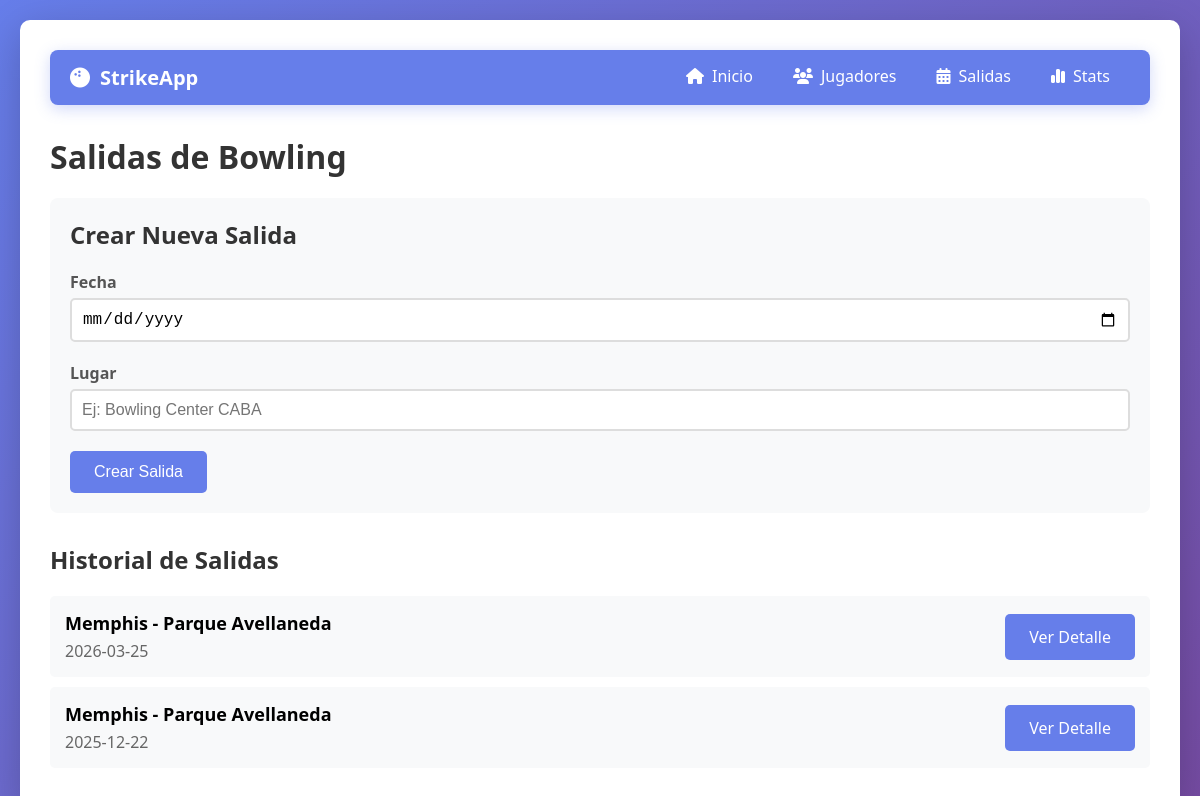
/outings, run on the app's committed database.
### tables this page shows
CREATE TABLE outings (
            id INTEGER PRIMARY KEY AUTOINCREMENT,
            date TEXT NOT NULL,
            location TEXT NOT NULL,
            created_at TIMESTAMP DEFAULT CURRENT_TIMESTAMP
        );

### bowling_app.py (the view)
@app.route('/outings', methods=['GET', 'POST'])
def outings():
    conn = get_db()
    cursor = conn.cursor()
    if request.method == 'POST':
        date = request.form.get('date', '').strip()
        location = request.form.get('location', '').strip()
        if date and location:
            cursor.execute('INSERT INTO outings (date, location) VALUES (?, ?)', (date, location))
            conn.commit()
    cursor.execute('SELECT * FROM outings ORDER BY date DESC')
    outings_list = cursor.fetchall()
    conn.close()
    return render_template('outings.html', outings=outings_list)

### bowling_app.py (called while the page is built)
def get_db():
    conn = sqlite3.connect(DATABASE)
    conn.row_factory = sqlite3.Row
    return conn

### templates/outings.html (shortened to what this page needs)
{% extends "base.html" %}
{% block content %}
<h1>Salidas de Bowling</h1>
<div style="background: #f8f9fa; padding: 20px; border-radius: 8px; margin-bottom: 30px;">
    <h2 style="margin-bottom: 20px;">Crear Nueva Salida</h2>
    <form method="POST" action="/outings">
        <div class="form-group">
            <label for="date">Fecha</label>
            <input type="date" id="date" name="date" required>
        </div>
        <div class="form-group">
            <label for="location">Lugar</label>
            <input type="text" id="location" name="location" required placeholder="Ej: Bowling Center CABA">
        </div>
        <button type="submit">Crear Salida</button>
    </form>
</div>
<h2>Historial de Salidas</h2>
{% if outings %}
    <div>
        {% for outing in outings %}
        <div class="list-item">
            <div>
                <div style="font-weight: 600; font-size: 18px; margin-bottom: 5px;">{{ outing.location }}</div>
                <div style="color: #666;">{{ outing.date }}</div>
            </div>
            <a href="/outing/{{ outing.id }}" class="btn">Ver Detalle</a>
        </div>
        {% endfor %}
    </div>
{% else %}
    <p style="color: #666; font-style: italic;">No hay salidas registradas aún.</p>
{% endif %}
{% endblock %}

### templates/base.html (style rules this page uses)
* { margin: 0; padding: 0; box-sizing: border-box; }
body { font-family: 'Segoe UI', Tahoma, Geneva, Verdana, sans-serif; background: linear-gradient(135deg, #667eea 0%, #764ba2 100%); min-height: 100vh; padding: 20px; }
h1, h2 { color: #333; margin-bottom: 20px; }
.form-group { margin-bottom: 20px; }
label { display: block; margin-bottom: 5px; font-weight: 600; color: #555; }
input[type="text"], input[type="date"], select { width: 100%; padding: 10px; border: 2px solid #ddd; border-radius: 5px; font-size: 16px; transition: border-color 0.3s; }
button, .btn { background: #667eea; color: white; border: none; padding: 12px 24px; border-radius: 5px; cursor: pointer; font-size: 16px; transition: background 0.3s; text-decoration: none; display: inline-block; }
.list-item { background: #f8f9fa; padding: 15px; margin-bottom: 10px; border-radius: 5px; display: flex; justify-content: space-between; align-items: center; }

### data on the page
outings: location "Memphis - Parque Avellaneda", date "2026-03-25"
outings: location "Memphis - Parque Avellaneda", date "2025-12-22"
